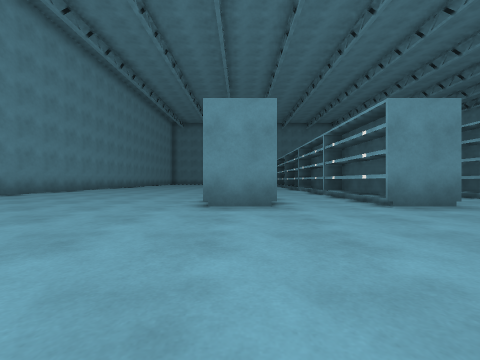
view 1 (above)

23 first-person views from a walk through a Unity game level. The camera is 0.72 m above the floor, looks level and sees 90° across. The floor is counted in squares, 2 m on a side. Each view is taken from the middle of a square. On the plan, view 1 faces up. The plan holds only what a view shows up to about 9 squares ahead; the rest is blank. Some animated figures are left out. Surface patterns are stand-ins for the level's own textures.

view 2
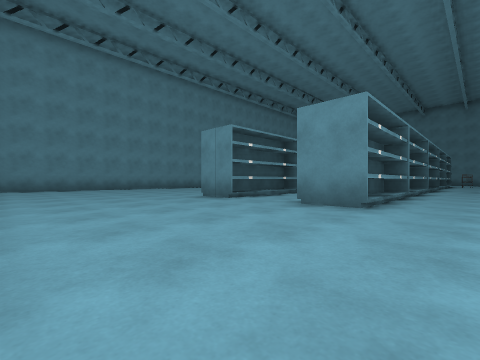

view 3
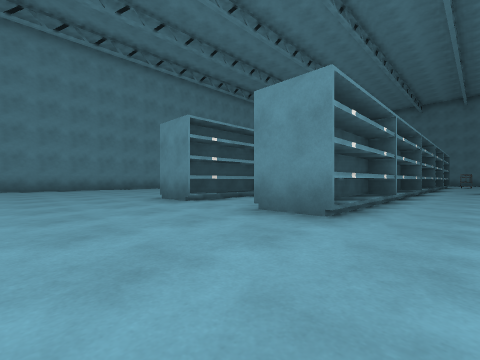

view 4
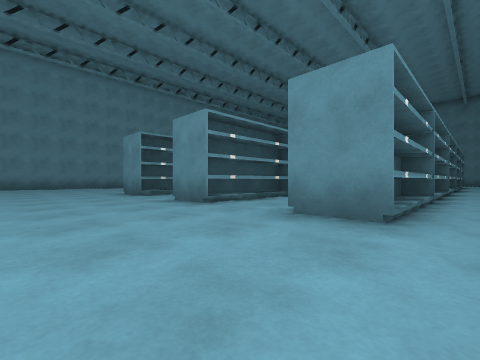

view 5
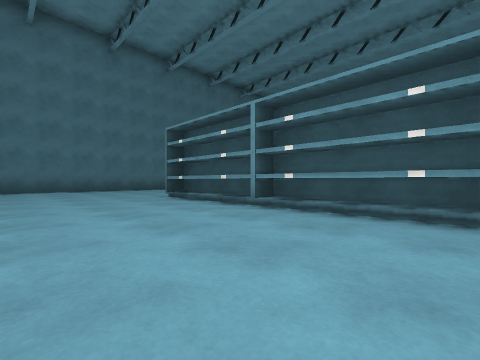

view 6
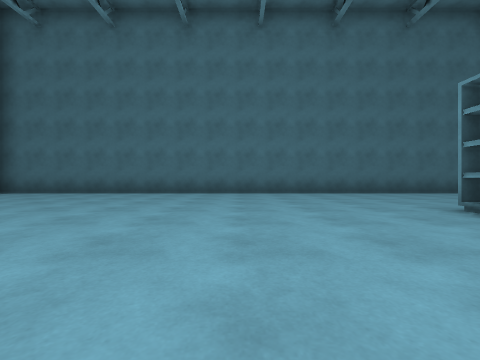

view 7
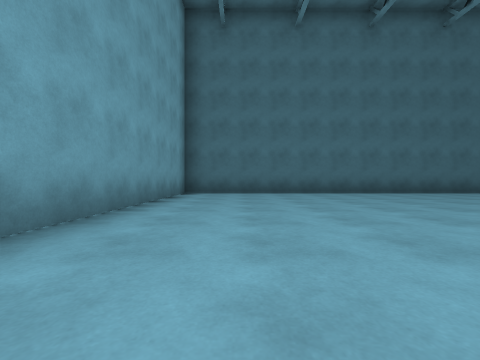

view 8
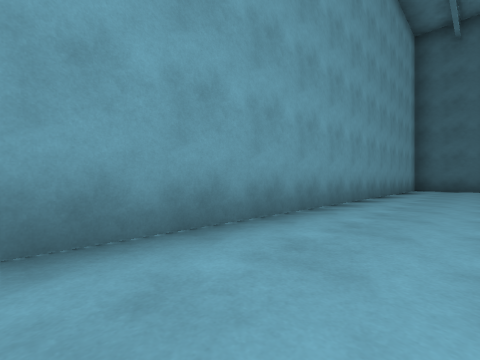

view 9
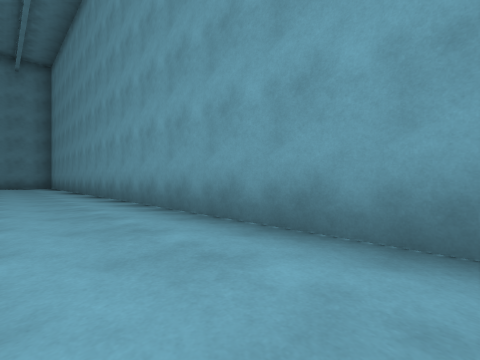

view 10
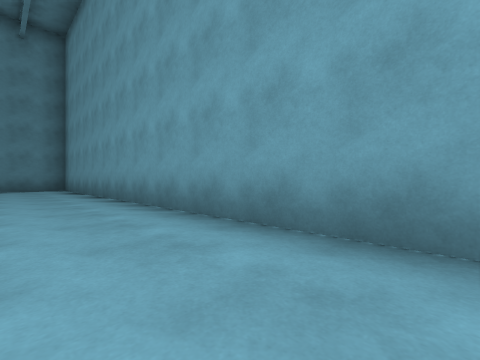

view 11
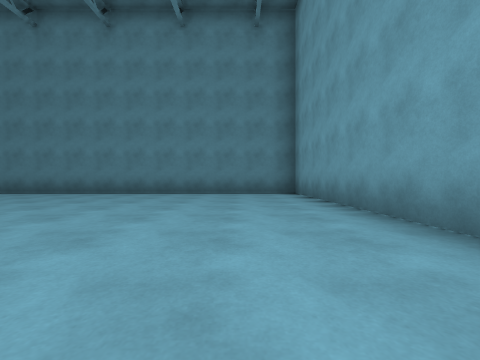

view 12
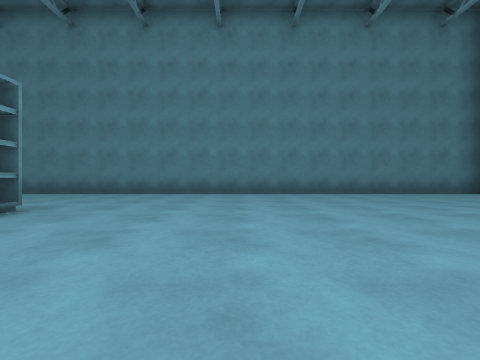

view 13
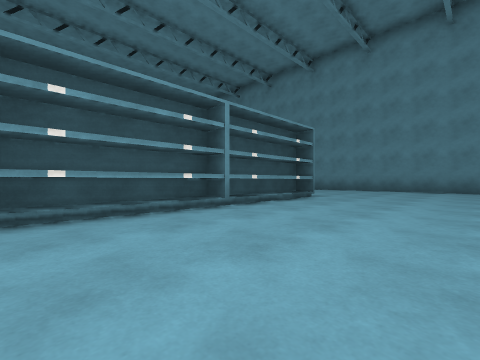

view 14
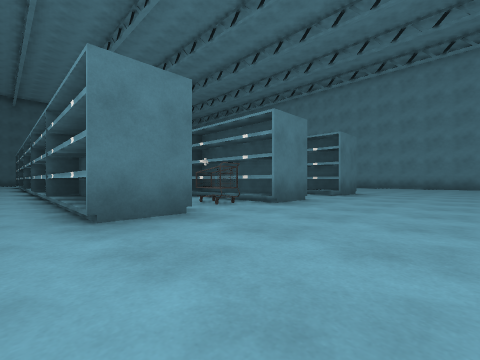

view 15
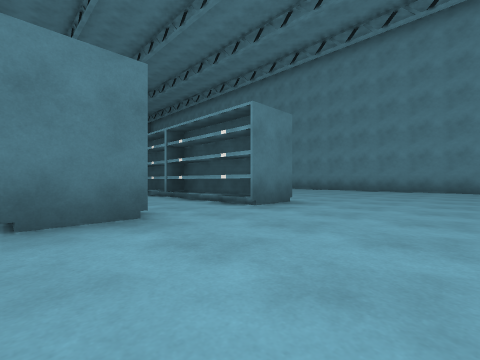

view 16
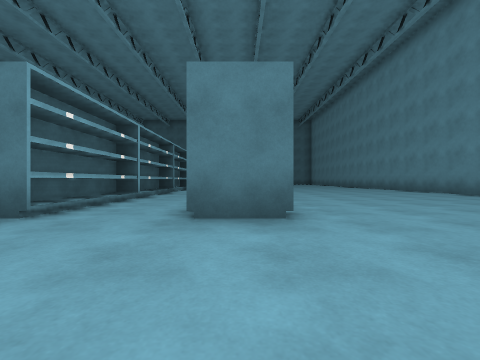

view 17
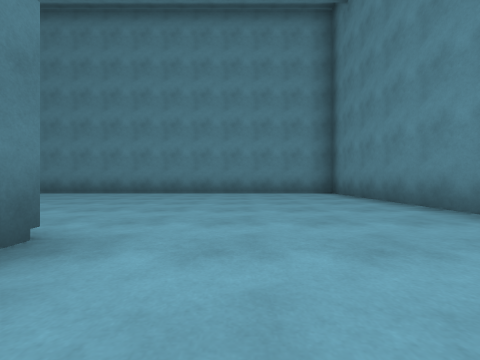

view 18
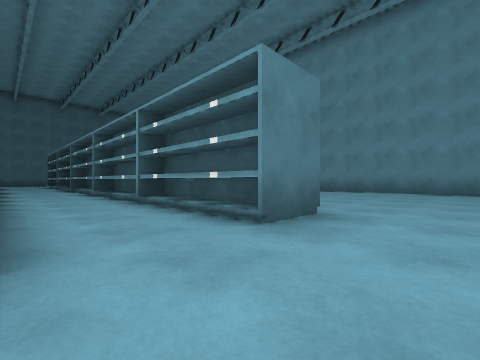

view 19
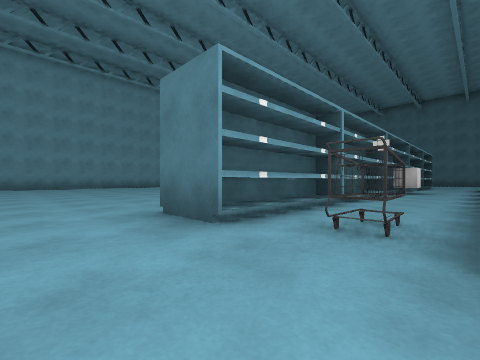

view 20
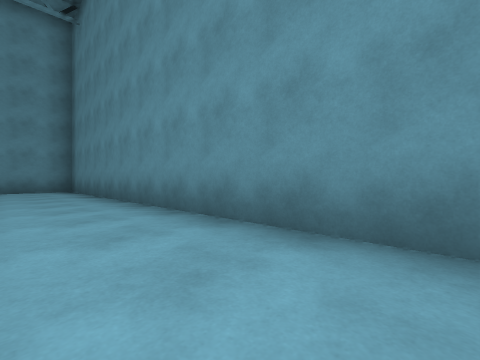

view 21
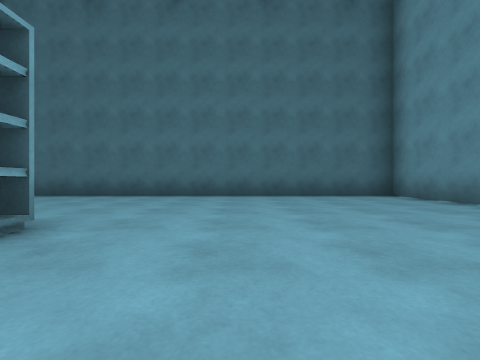

view 22
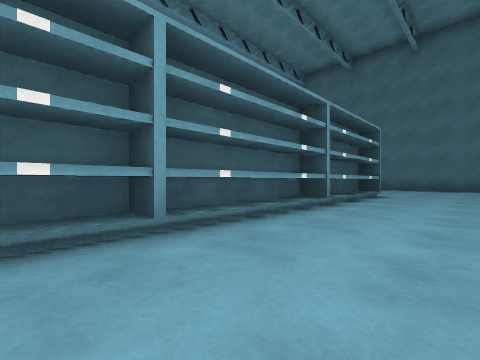

view 23
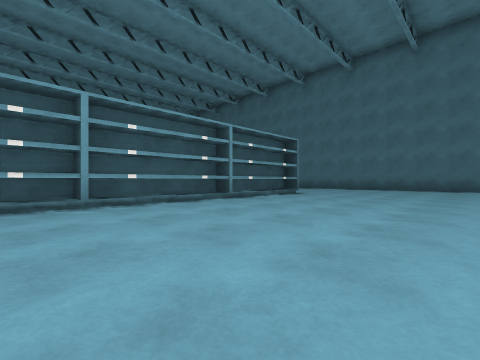

### Floor plan
Key: @ floor where view 1 was taken; # wall or solid block; . floor; S shelf; C cart; B box; O other object.
Columns run from 6 left of view 1 to 15 right of it. Each row starts with its distance up from view 1.
 20 ######################
 19 #....................#
 18 #....................#
 17 #....................#
 16 #....................#
 15 #.....S.SC.S.........#
 14 #.....S.SS.S.........#
 13 #.....#.SO.#...    ..#
 12 #.....S.SO.S...    ..#
 11 #.... #.SO.#...    ..#
 10 #.... S.SSBS.      ..#
  9 #.....S.SS.S.      ..#
  8 #.....#.SS.#...    ..#
  7 #.....S.SS.S...    ..#
  6 #.....#.SS.#...    ..#
  5 #.....S.SS.S....  ...#
  4 #.....S.SS.S.........#
  3 #....................#
  2 #....................#
  1 #....................#
  0 #.....@..............#
 -1 ######################

Positions as (right, up) in squares from view 1, and headings:
1: (0, 0), facing up
2: (4, 0), facing up-left
3: (4, 1), facing up-left
4: (6, 1), facing up-left
5: (8, 8), facing down-left
6: (8, 6), facing down
7: (13, 6), facing down
8: (13, 9), facing down-right
9: (13, 7), facing up-right
10: (13, 10), facing up-right
11: (13, 13), facing up
12: (8, 13), facing up
13: (8, 11), facing up-left
14: (6, 18), facing down-left
15: (3, 18), facing down-left
16: (0, 18), facing down
17: (1, 17), facing left
18: (2, 17), facing down-left
19: (3, 17), facing down-right
20: (3, 18), facing up-left
21: (-2, 5), facing down
22: (-2, 9), facing down-right
23: (-4, 9), facing down-right
